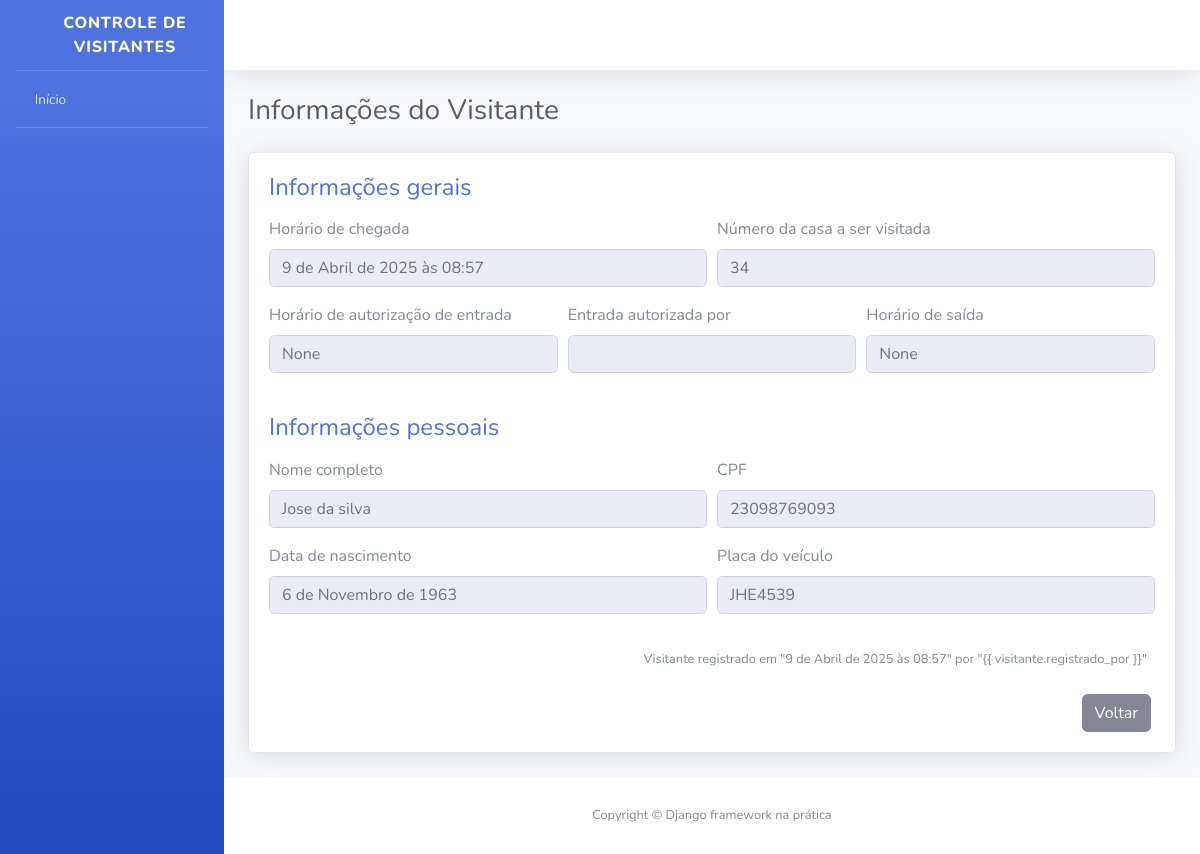
The app's page /visitantes/1/ with its own data.
### visitantes/models.py (models this page shows, shortened)
class Visitante(models.Model):
    nome_completo = models.CharField(
        verbose_name="Nome completo",
        max_length=194
    )
    cpf = models.CharField(
        verbose_name="CPF",
        max_length=11
    )
    data_nascimento = models.DateField(
        verbose_name="Data de nascimento"
    )
    numero_casa = models.PositiveSmallIntegerField(
        verbose_name="Número da casa a ser visitada",
    )
    placa_veiculo = models.CharField(
        verbose_name="Placa do veículo",
        max_length=7,
        blank=True,
        null=True
    )
    horario_chegada = models.DateTimeField(
    verbose_name="Horário de chegada na portaria",
    default=timezone.now
)
    horario_saida = models.DateTimeField(
        verbose_name="Horário de Saída do condomínio",
        auto_now=False,
        blank=True,
        null=True
    )
    horario_autorizacao = models.DateTimeField(
        verbose_name="Horário de autorização de entrada",
        auto_now=False,
        blank=True,
        null=True
    )
    morador_responsavel = models.CharField(
        verbose_name="Nome do morador responsável por autorizar a entrada do visitante",
        max_length=194,
        blank=True
    )
    registrado_por = models.ForeignKey(
    "porteiros.Porteiro",
    verbose_name="Porteiro responsável pelo registro",
    on_delete=models.PROTECT,
)
    class Meta:
        verbose_name = "Visitante"
        verbose_name_plural = "Visitantes"
        db_table = "visitante"

### visitantes/views.py (the view)
def informacoes_visitante(request, id):
    visitante = get_object_or_404(Visitante, id=id)
    context = {
        "nome_pagina": "Informações do Visitante",
        "visitante": visitante,
    }
    return render(request, "informacoes_visitante.html", context)
    visitante = Visitante.objects.get(id=id)

### templates/informacoes_visitante.html
{% extends "base.html" %} {% load widget_tweaks %} {% block conteudo %}
<div class="container">
  <div class="d-sm-flex align-items-center justify-content-between mb-4">
    <h1 class="h3 mb-0 text-gray-800">{{ nome_pagina }}</h1>
  </div>
  <div class="card shadow mb-4">
    <div class="card-body">
      <h4 class="mb-3 text-primary">Informações gerais</h4>
      <form>
        <div class="form-row">
          <div class="form-group col-md-6">
            <label>Horário de chegada</label>
            <input
              type="text"
              class="form-control"
              value="{{ visitante.horario_chegada}}"
              disabled
            />
          </div>
          <div class="form-group col-md-6">
            <label>Número da casa a ser visitada</label>
            <input
              type="text"
              class="form-control"
              value="{{ visitante.numero_casa }}"
              disabled
            />
          </div>
        </div>
        <div class="form-row">
          <div class="form-group col-md-4">
            <label>Horário de autorização de entrada</label>
            <input
              type="text"
              class="form-control"
              value="{{ visitante.horario_autorizacao }}"
              disabled
            />
          </div>
          <div class="form-group col-md-4">
            <label>Entrada autorizada por</label>
            <input
              type="text"
              class="form-control"
              value="{{ visitante.morador_responsavel }}"
              disabled
            />
          </div>
          <div class="form-group col-md-4">
            <label>Horário de saída</label>
            <input
              type="text"
              class="form-control"
              value="{{ visitante.horario_saida }}"
              disabled
            />
          </div>
        </div>
      </form>
      <h4 class="mb-3 mt-4 text-primary">Informações pessoais</h4>
      <form>
        <div class="form-row">
          <div class="form-group col-md-6">
            <label>Nome completo</label>
            <input
              type="text"
              class="form-control"
              value="{{ visitante.nome_completo }}"
              disabled
            />
          </div>
          <div class="form-group col-md-6">
            <label>CPF</label>
            <input
              type="text"
              class="form-control"
              value="{{ visitante.cpf }}"
              disabled
            />
          </div>
        </div>
        <div class="form-row">
          <div class="form-group col-md-6">
            <label>Data de nascimento</label>
            <input
              type="text"
              class="form-control"
              value="{{ visitante.data_nascimento }}"
              disabled
            />
          </div>
          <div class="form-group col-md-6">
            <label>Placa do veículo</label>
            <input
              type="text"
              class="form-control"
              value="{{ visitante.placa_veiculo }}"
              disabled
            />
          </div>
        </div>
      </form>
      <p class="mr-2 mt-3 mb-4 text-right">
        <small>
          Visitante registrado em "{{ visitante.horario_chegada }}" por "{{
          visitante.registrado_por }}"</small
        >
      </p>
      <div class="mr-1 text-right">
        <a href="#" class="btn btn-secondary text-white" type="button">
          <span class="text">Voltar</span>
        </a>
      </div>
    </div>
  </div>
</div>
{% endblock %}

### records on screen
Visitante: horario_chegada "9 de Abril de 2025 às 08:57", numero_casa "34", horario_autorizacao "None", horario_saida "None", nome_completo "Jose da silva", cpf "23098769093", data_nascimento "6 de Novembro de 1963", placa_veiculo "JHE4539"

### other values on screen
{{ nome_pagina }} "Informações do Visitante"
